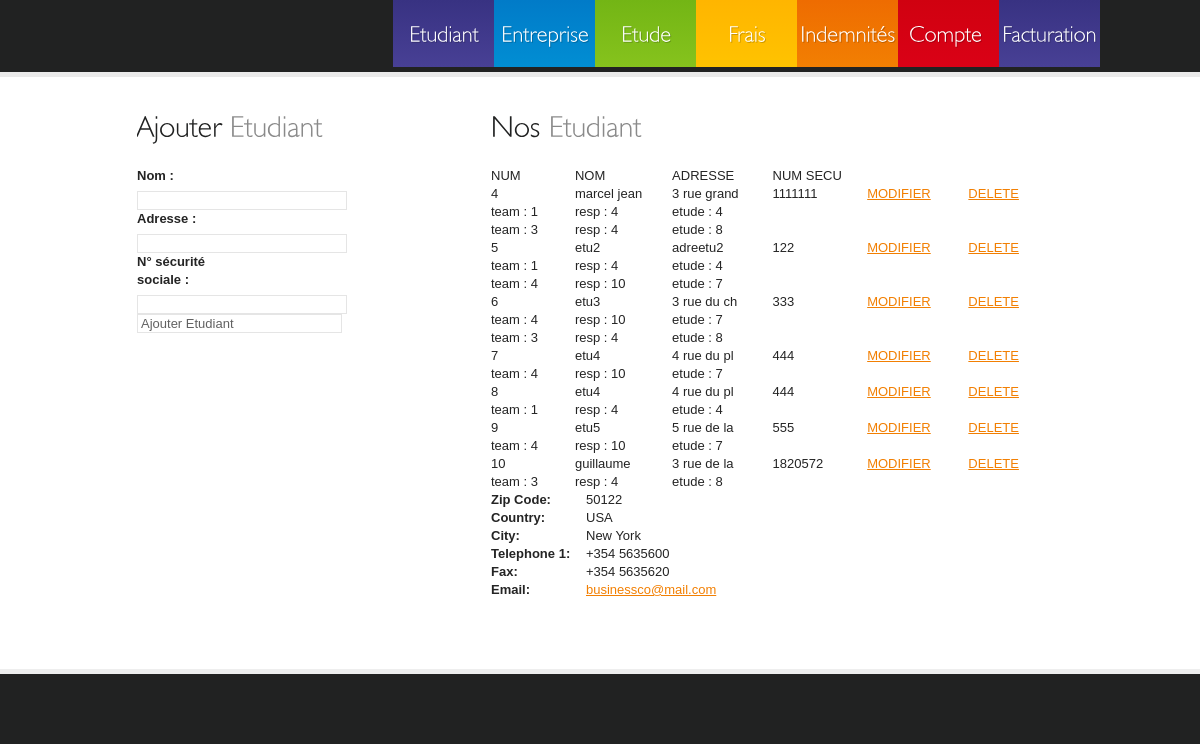
The page /admin/contact.php on the database as committed earlier.
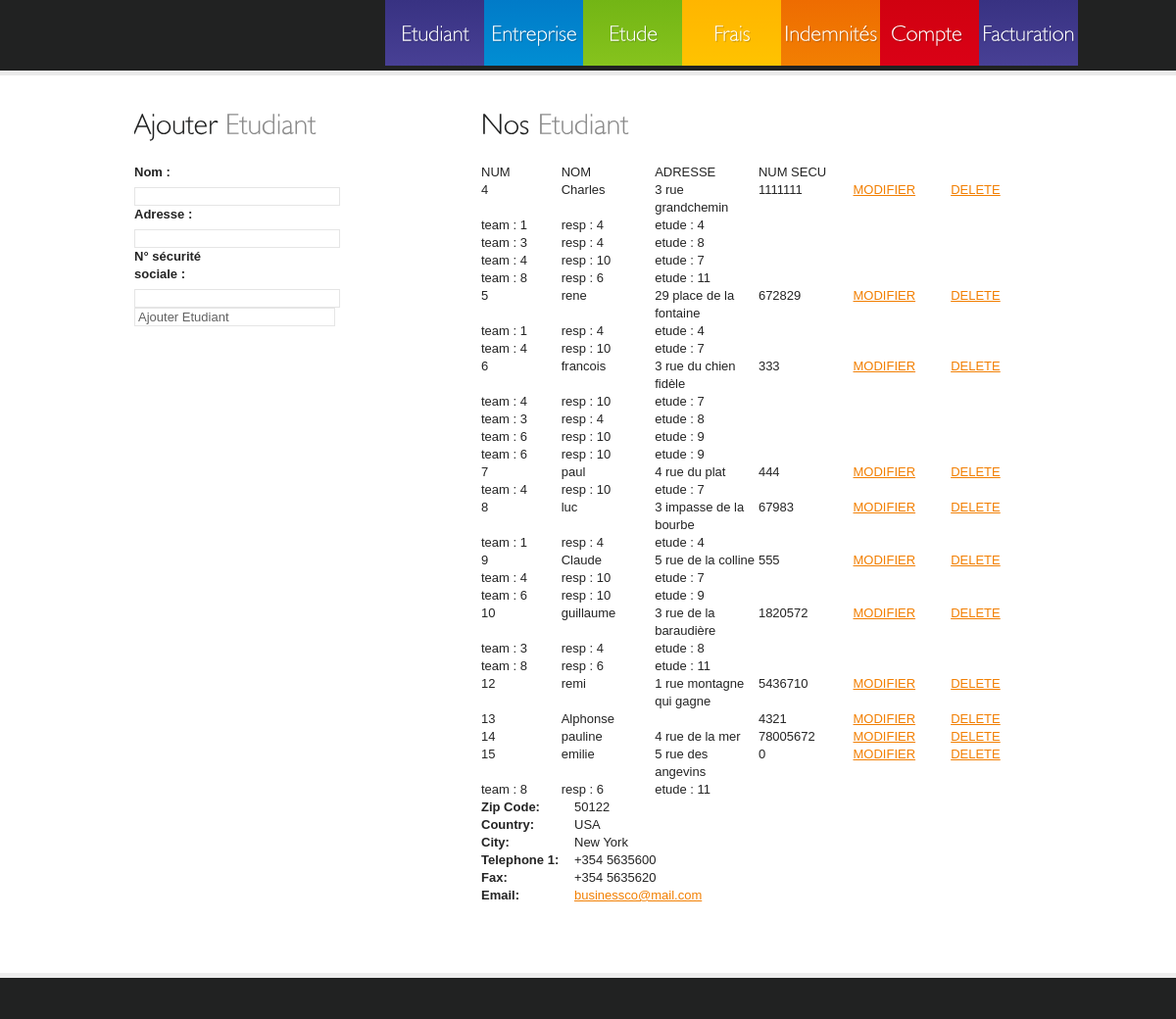
The same page on the database as committed later.
### tables this page shows
CREATE TABLE `etudiant` (
  `noEtudiant` int(255) NOT NULL AUTO_INCREMENT,
  `nomEtudiant` varchar(11) NOT NULL,
  `adresseEtudiant` varchar(150) NOT NULL,
  `noSecu` int(11) NOT NULL,
  PRIMARY KEY (`noEtudiant`)
);

CREATE TABLE `participant` (
  `noEquipe` int(11) NOT NULL,
  `noEtudiant` int(11) NOT NULL,
  KEY `noEquipe` (`noEquipe`),
  KEY `noEtudiant` (`noEtudiant`),
  KEY `noEquipe_2` (`noEquipe`),
  KEY `noEtudiant_2` (`noEtudiant`),
  KEY `noEquipe_3` (`noEquipe`),
  KEY `noEtudiant_3` (`noEtudiant`)
);

CREATE TABLE `equipe` (
  `noEquipe` int(11) NOT NULL AUTO_INCREMENT,
  `noResp` int(11) NOT NULL,
  `noEtude` int(11) NOT NULL,
  PRIMARY KEY (`noEquipe`),
  KEY `noResp` (`noResp`),
  KEY `noResp_2` (`noResp`),
  KEY `noEtude` (`noEtude`)
);

### admin/contact.php (the view, shortened to what the changed rows need)
<!DOCTYPE html>
<html lang="fr">
    <head>
        <link rel="stylesheet" href="../css/reset.css" type="text/css" media="all">
        <link rel="stylesheet" href="../css/style.css" type="text/css" media="all">
    </head>
    <body>
        <div class="main-box">
            <div class="container">
                <div class="inside">
                    <div class="wrapper">
                        <aside>
                            <h2>Ajouter <span>Etudiant</span></h2>
                        </aside>
                        <section id="content">
                            <article>
                                <h2>Nos <span>Etudiant</span></h2>
                                <ul class="contacts">
                                    <?php
                                    $request = mysql_query('SELECT * FROM etudiant');
                                    echo '<table><tr><td>NUM</td><td>NOM</td><td>ADRESSE</td><td>NUM SECU</td></tr>';
                                    while ($tuple = mysql_fetch_object($request)) {
                                        $id = $tuple->noEtudiant;
                                        $nom = $tuple->nomEtudiant;
                                        $adresse = $tuple->adresseEtudiant;
                                        $noSecu = $tuple->noSecu;
                                        echo "<tr><td>$id</td><td>$nom</td><td>$adresse</td><td>$noSecu</td>";
                                        echo"<td><a href=\"modifyStudent.php?id=$id\">MODIFIER</a></td>";
                                        echo "<td><a href=\"deleteStudent.php?id=$id\">   DELETE</a></td></tr>";
                                        $participant = mysql_query("SELECT noEquipe FROM participant WHERE noEtudiant='$id'");
                                        while ($tupleparticipant = mysql_fetch_object($participant)) {
                                            $idTeam = $tupleparticipant->noEquipe;
                                            $team = mysql_fetch_object(mysql_query("SELECT * FROM equipe WHERE noEquipe='$idTeam'"));
                                            $idResp = $team->noResp;
                                            $idEtude = $team->noEtude;
                                            echo "<tr><td>team : $idTeam</td><td> resp : $idResp</td><td> etude : $idEtude</td><td></td><td></td></tr>";
                                        }
                                    }
                                    echo '</table>';
                                    ?>
                                </ul>
                            </article>
                        </section>
                    </div>
                </div>
            </div>
        </div>
    </body>
</html>

Rows that differ between the two databases and show on the page:
changed etudiant id 4: nomEtudiant "marcel jean" → "Charles"; adresseEtudiant "3 rue grand" → "3 rue grandchemin"
added participant: noEquipe "4", noEquipe.noResp "10", noEquipe.noEtude "7", shown under etudiant id 4
added participant: noEquipe "8", noEquipe.noResp "6", noEquipe.noEtude "11", shown under etudiant id 4
changed etudiant id 5: nomEtudiant "etu2" → "rene"; adresseEtudiant "adreetu2" → "29 place de la fontaine"; noSecu "122" → "672829"
changed etudiant id 6: nomEtudiant "etu3" → "francois"; adresseEtudiant "3 rue du ch" → "3 rue du chien fidèle"
added participant: noEquipe "6", noEquipe.noResp "10", noEquipe.noEtude "9", shown under etudiant id 6
added participant: noEquipe "6", noEquipe.noResp "10", noEquipe.noEtude "9", shown under etudiant id 6
changed etudiant id 7: nomEtudiant "etu4" → "paul"; adresseEtudiant "4 rue du pl" → "4 rue du plat"
changed etudiant id 8: nomEtudiant "etu4" → "luc"; adresseEtudiant "4 rue du pl" → "3 impasse de la bourbe"; noSecu "444" → "67983"
changed etudiant id 9: nomEtudiant "etu5" → "Claude"; adresseEtudiant "5 rue de la" → "5 rue de la colline"
added participant: noEquipe "6", noEquipe.noResp "10", noEquipe.noEtude "9", shown under etudiant id 9
changed etudiant "guillaume": adresseEtudiant "3 rue de la" → "3 rue de la baraudière"
added participant: noEquipe "8", noEquipe.noResp "6", noEquipe.noEtude "11", shown under etudiant "guillaume"
added etudiant: noEtudiant "12", nomEtudiant "remi", adresseEtudiant "1 rue montagne qui gagne", noSecu "5436710"
added etudiant: noEtudiant "13", nomEtudiant "Alphonse", noSecu "4321"
added etudiant: noEtudiant "14", nomEtudiant "pauline", adresseEtudiant "4 rue de la mer", noSecu "78005672"
added etudiant: noEtudiant "15", nomEtudiant "emilie", adresseEtudiant "5 rue des angevins", noSecu "0"
added participant: noEquipe "8", noEquipe.noResp "6", noEquipe.noEtude "11", shown under "15"
